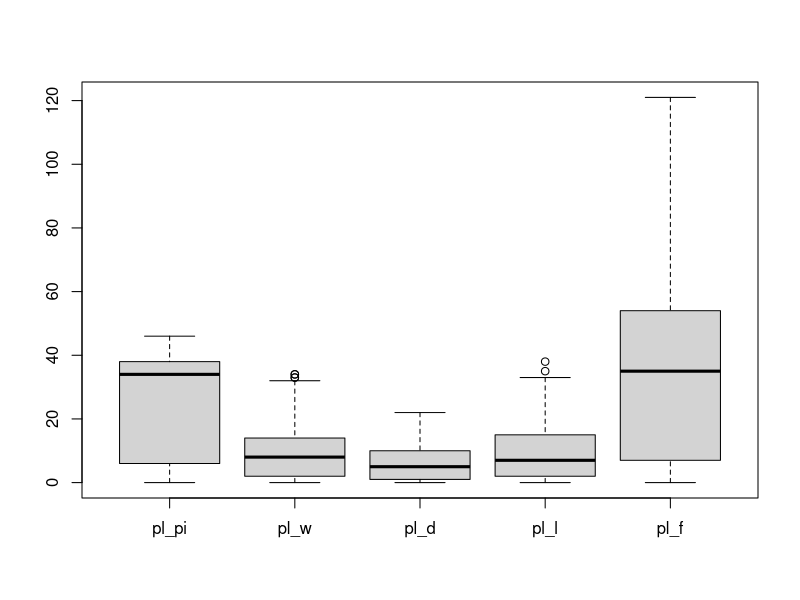
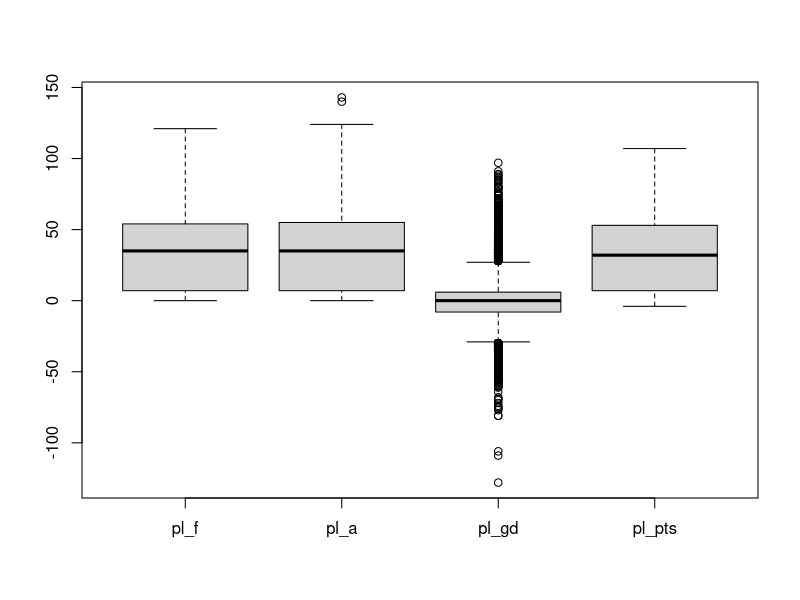

These figures' R source, in order:
## ---- chunk 1
df <- read.csv(file = 'football_competitions.csv')
head(df)
## ---- chunk 2
str(df)
## ---- chunk 3
sum(is.na(df))
## ---- chunk 4
sum(df==0)
## ---- chunk 5
boxplot(df[3:7])
## ---- chunk 6
boxplot(df[7:10])
